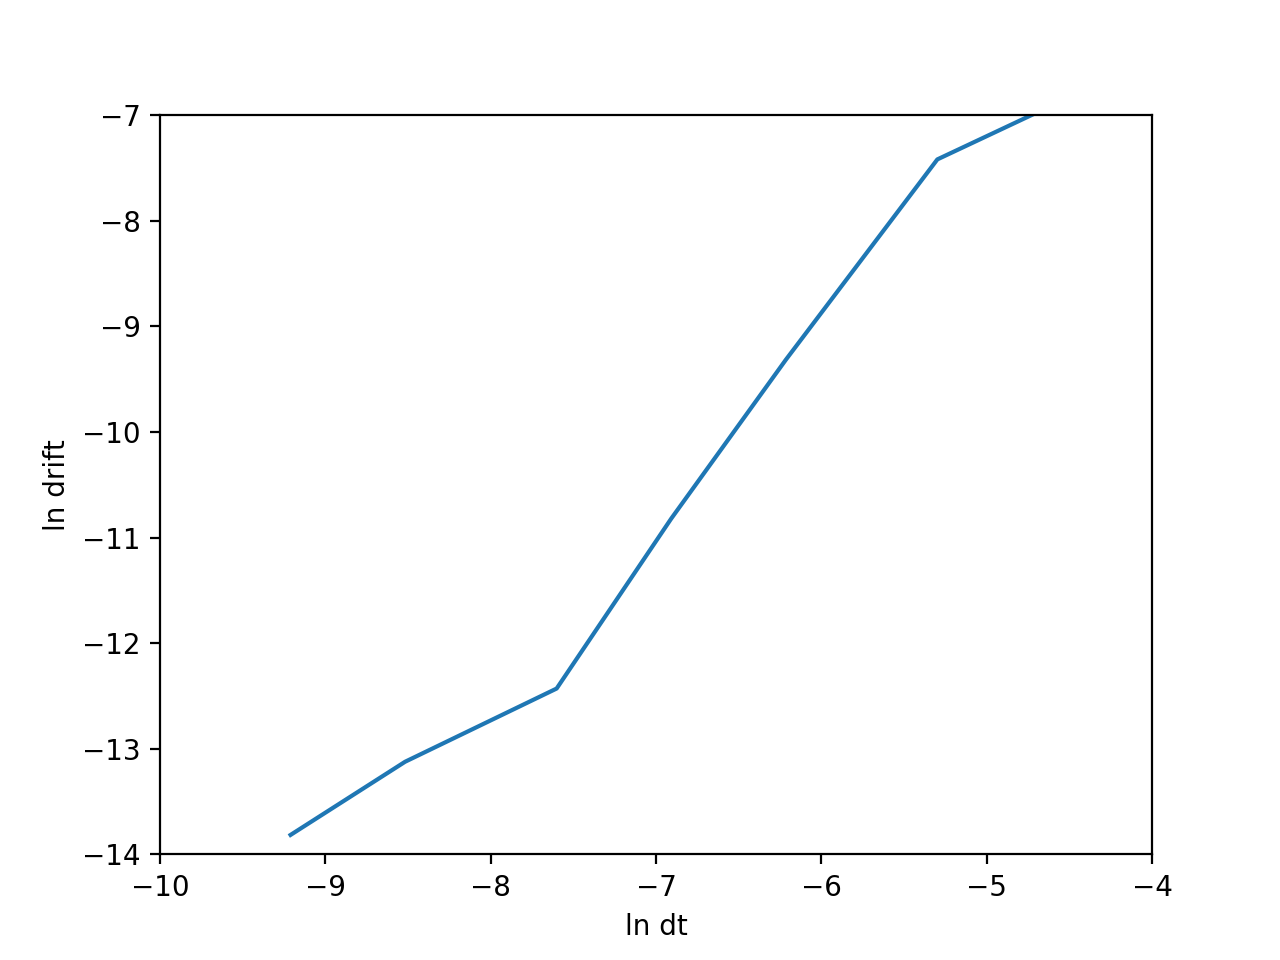

The Python source for this figure:
import matplotlib.pyplot as pt
import math

dt = [1e-4, 2e-4, 5e-4, 1e-3, 2e-3, 5e-3, 1e-2]
dtl = [math.log(x) for x in dt]
dr = [1e-6, 2e-6, 4e-6, 2e-5, 9e-5, 6e-4, 1e-3]
drl = [math.log(x) for x in dr]

pt.plot(dtl, drl)
pt.xlim((-10, -4))
pt.ylim((-14, -7))
pt.xlabel(r'ln dt')
pt.ylabel(r'ln drift')
pt.show()
